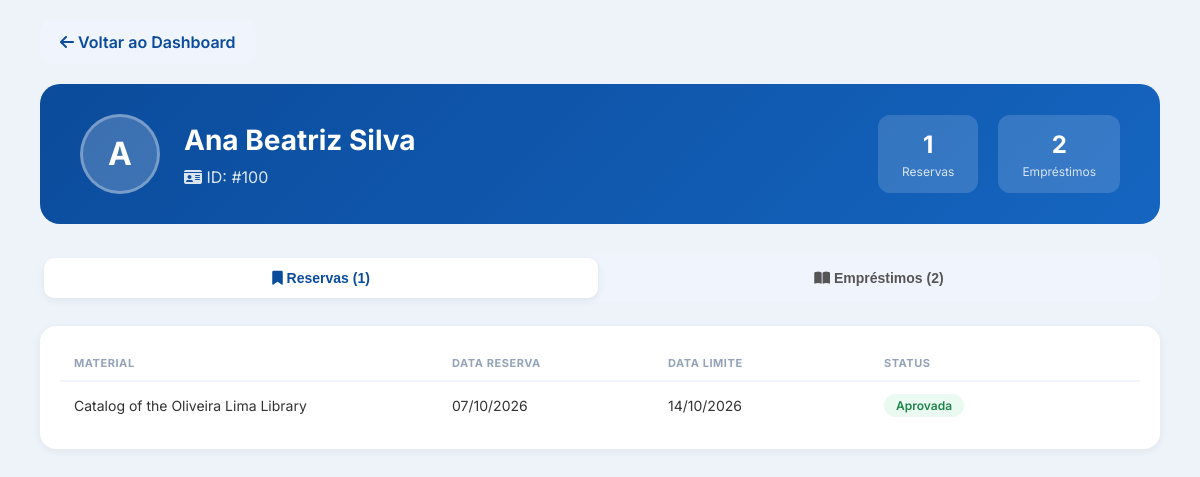
/adm/perfil_aluno.php?id=100 (signed in), run on the app's committed database.
### tables this page shows
CREATE TABLE `reservas` (
  `id_reserva` int(11) NOT NULL,
  `id_aluno` bigint(20) UNSIGNED NOT NULL,
  `id_catalogo` int(11) DEFAULT NULL,
  `titulo_item` varchar(255) NOT NULL,
  `data_reserva` datetime DEFAULT current_timestamp(),
  `data_limite` date DEFAULT NULL,
  `status` enum('pendente','aprovada','rejeitada','expirada','retirada','cancelada') DEFAULT 'pendente'
);

### adm/perfil_aluno.php (the view, shortened to what this page needs)
<?php
require_once __DIR__ . '/../includes/config.php';
$id_aluno = isset($_GET['id']) ? intval($_GET['id']) : 0;
$db = null;
if (isset($conn)) $db = $conn;
elseif (isset($conexao)) $db = $conexao;
elseif (isset($pdo)) $db = $pdo;
$nome_aluno = 'Aluno';
if ($db instanceof mysqli) {
    $stmt = $db->prepare("SELECT nome_aluno FROM login_aluno WHERE id_aluno = ?");
    $stmt->bind_param('i', $id_aluno);
    $stmt->execute();
    $result = $stmt->get_result();
    if ($row = $result->fetch_assoc()) {
        $nome_aluno = $row['nome_aluno'];
    }
} elseif ($db instanceof PDO) {
    $stmt = $db->prepare("SELECT nome_aluno FROM login_aluno WHERE id_aluno = ?");
    $stmt->execute([$id_aluno]);
    if ($row = $stmt->fetch(PDO::FETCH_ASSOC)) {
        $nome_aluno = $row['nome_aluno'];
    }
}
$reservas = [];
$sql_reservas = "SELECT id_reserva AS id, titulo_item AS material, data_reserva, data_limite, status
                 FROM reservas
                 WHERE id_aluno = ?
                 ORDER BY data_reserva DESC";
if ($db instanceof mysqli) {
    $stmt = $db->prepare($sql_reservas);
    $stmt->bind_param('i', $id_aluno);
    $stmt->execute();
    $result = $stmt->get_result();
    $reservas = $result->fetch_all(MYSQLI_ASSOC);
} elseif ($db instanceof PDO) {
    $stmt = $db->prepare($sql_reservas);
    $stmt->execute([$id_aluno]);
    $reservas = $stmt->fetchAll(PDO::FETCH_ASSOC);
}
$emprestimos = [];
$sql_emprestimos = "SELECT id_emprestimo AS id, titulo_item AS material, data_emprestimo, data_devolucao_prevista, status
                    FROM emprestimos
                    WHERE id_aluno = ?
                    ORDER BY data_emprestimo DESC";
if ($db instanceof mysqli) {
    $stmt = $db->prepare($sql_emprestimos);
    $stmt->bind_param('i', $id_aluno);
    $stmt->execute();
    $result = $stmt->get_result();
    $emprestimos = $result->fetch_all(MYSQLI_ASSOC);
} elseif ($db instanceof PDO) {
    $stmt = $db->prepare($sql_emprestimos);
    $stmt->execute([$id_aluno]);
    $emprestimos = $stmt->fetchAll(PDO::FETCH_ASSOC);
}
?>
<!DOCTYPE html>
<html lang="pt-BR">
<head>
    <link rel="stylesheet" href="https://cdnjs.cloudflare.com/ajax/libs/font-awesome/6.5.0/css/all.min.css">
    <link rel="stylesheet" href="../assets/css/dashboard_adm.css">
    <link rel="stylesheet" href="../assets/css/perfil_aluno.css?v=<?= time() ?>">
</head>
<body>
    <div class="main-content">
        <a href="dashboard_adm.php" class="btn-voltar">
            <i class="fas fa-arrow-left"></i> Voltar ao Dashboard
        </a>
        <div class="perfil-header">
            <div class="perfil-avatar-grande">
                <?= strtoupper(substr($nome_aluno, 0, 1)) ?>
            </div>
            <div class="perfil-info">
                <h1><?= htmlspecialchars($nome_aluno) ?></h1>
                <p><i class="fas fa-id-card"></i> ID: #<?= $id_aluno ?></p>
            </div>
            <div class="perfil-stats">
                <div class="stat-item">
                    <div class="numero"><?= count($reservas) ?></div>
                    <div class="label">Reservas</div>
                </div>
                <div class="stat-item">
                    <div class="numero"><?= count($emprestimos) ?></div>
                    <div class="label">Empréstimos</div>
                </div>
            </div>
        </div>
        <div class="perfil-tabs">
            <button class="active" onclick="showTab('reservas')">
                <i class="fas fa-bookmark"></i> Reservas (<?= count($reservas) ?>)
            </button>
            <button onclick="showTab('emprestimos')">
                <i class="fas fa-book-open"></i> Empréstimos (<?= count($emprestimos) ?>)
            </button>
        </div>
        <div class="tab-content active" id="tab-reservas">
            <?php if (empty($reservas)): ?>
                <div class="empty-state">
                    <h3>Nenhuma reserva</h3>
                    <p>Este aluno não possui reservas ativas.</p>
                </div>
            <?php else: ?>
                <div class="card-section">
                    <div class="table-wrapper">
                        <table class="admin-table">
                            <thead>
                                <tr>
                                    <th>Material</th>
                                    <th>Data Reserva</th>
                                    <th>Data Limite</th>
                                    <th>Status</th>
                                </tr>
                            </thead>
                            <tbody>
                                <?php foreach ($reservas as $r): ?>
                                <tr>
                                    <td><?= htmlspecialchars($r['material']) ?></td>
                                    <td><?= date('d/m/Y', strtotime($r['data_reserva'])) ?></td>
                                    <td><?= date('d/m/Y', strtotime($r['data_limite'])) ?></td>
                                    <td><span class="status-badge status-<?= $r['status'] ?>"><?= ucfirst($r['status']) ?></span></td>
                                </tr>
                                <?php endforeach; ?>
                            </tbody>
                        </table>
                    </div>
                </div>
            <?php endif; ?>
        </div>
    </div>
</body>
</html>

### assets/css/dashboard_adm.css (style rules this page uses)
* { margin: 0; padding: 0; box-sizing: border-box; }
html, body { overflow-x: hidden; max-width: 100%; }
body { font-family: 'Inter', sans-serif; background-color: #eef2f9; color: #1f1f1f; line-height: 1.5; }
.main-content { margin-left: 240px; transition: margin-left 0.4s ease; min-height: 100vh; }
.card-section { background: #ffffff; border-radius: 18px; padding: 24px; box-shadow: 0 4px 16px rgba(0,0,0,0.06); }
.table-wrapper { overflow-x: auto; }
.admin-table { width: 100%; border-collapse: collapse; font-size: 14px; }
.admin-table thead th { text-align: left; padding: 10px 14px; font-size: 11px; font-weight: 700; color: #94a3b8; text-transform: uppercase; letter-spacing: 0.05em; border-bottom: 2px solid #f0f4fd; }
.admin-table tbody td { padding: 13px 14px; border-bottom: 1px solid #f5f7fb; color: #333; vertical-align: middle; }
.admin-table tbody tr:last-child td { border-bottom: none; }
.status-badge { display: inline-flex; align-items: center; gap: 5px; font-size: 11px; font-weight: 700; padding: 4px 10px; border-radius: 20px; }
.status-aprovada { background: #eafaf1; color: #1e8449; }

### assets/css/perfil_aluno.css (style rules this page uses)
.perfil-header { background: linear-gradient(135deg, #0b4b9b 0%, #1565c0 100%); color: white; padding: 30px 40px; border-radius: 20px; margin-bottom: 30px; display: flex; align-items: center; gap: 24px; flex-wrap: wrap; }
.perfil-avatar-grande { width: 80px; height: 80px; border-radius: 50%; background: rgba(255, 255, 255, 0.2); display: flex; align-items: center; justify-content: center; font-size: 32px; font-weight: 700; border: 3px solid rgba(255, 255, 255, 0.3); }
.perfil-info h1 { font-size: 28px; margin: 0 0 4px 0; }
.perfil-info p { opacity: 0.85; margin: 0; font-size: 16px; }
.perfil-stats { display: flex; gap: 20px; margin-left: auto; flex-wrap: wrap; }
.perfil-stats .stat-item { text-align: center; background: rgba(255, 255, 255, 0.15); padding: 12px 24px; border-radius: 12px; }
.perfil-stats .stat-item .numero { font-size: 24px; font-weight: 700; }
.perfil-stats .stat-item .label { font-size: 12px; opacity: 0.8; }
.perfil-tabs { display: flex; gap: 4px; background: #f0f4fd; border-radius: 12px; padding: 4px; margin-bottom: 24px; }
.perfil-tabs button { flex: 1; padding: 12px 20px; border: none; border-radius: 10px; background: transparent; font-weight: 600; font-size: 14px; cursor: pointer; transition: all 0.3s; color: #555; }
.perfil-tabs button.active { background: #fff; color: #0b4b9b; box-shadow: 0 2px 8px rgba(0, 0, 0, 0.08); }
.tab-content { display: none; }
.tab-content.active { display: block; }
.btn-voltar { background: #f0f4fd; border: none; padding: 10px 20px; border-radius: 10px; font-weight: 600; color: #0b4b9b; cursor: pointer; transition: background 0.2s; margin-bottom: 20px; text-decoration: none; display: inline-block; }
.status-badge { display: inline-block; padding: 4px 12px; border-radius: 20px; font-size: 12px; font-weight: 600; }
.status-aprovada { background: #eafaf1; color: #1e8449; }
.card-section { background: #fff; border-radius: 16px; padding: 20px; box-shadow: 0 2px 8px rgba(0, 0, 0, 0.06); }
.table-wrapper { overflow-x: auto; }
.admin-table { width: 100%; border-collapse: collapse; font-size: 14px; }
.admin-table thead th { text-align: left; padding: 10px 14px; font-size: 11px; font-weight: 700; color: #94a3b8; text-transform: uppercase; border-bottom: 2px solid #f0f4fd; }
.admin-table tbody td { padding: 12px 14px; border-bottom: 1px solid #f5f7fb; color: #333; }
.admin-table tbody tr:last-child td { border-bottom: none; }
.admin-table th:nth-child(1), .admin-table td:nth-child(1) { width: 35%; }
.admin-table th:nth-child(2), .admin-table td:nth-child(2) { width: 20%; }
.admin-table th:nth-child(3), .admin-table td:nth-child(3) { width: 20%; }
.admin-table th:nth-child(4), .admin-table td:nth-child(4) { width: 25%; }
.main-content { margin-left: 0; padding: 20px 40px 60px; }

### data on the page
reservas: titulo_item "Catalog of the Oliveira Lima Library", data_reserva "07/10/2026", data_limite "14/10/2026", status "Aprovada"

### other printed values
substr($nome_aluno, 0, 1) "A"
$nome_aluno "Ana Beatriz Silva"
$id_aluno "100"
count($reservas) "1"
count($emprestimos) "2"
